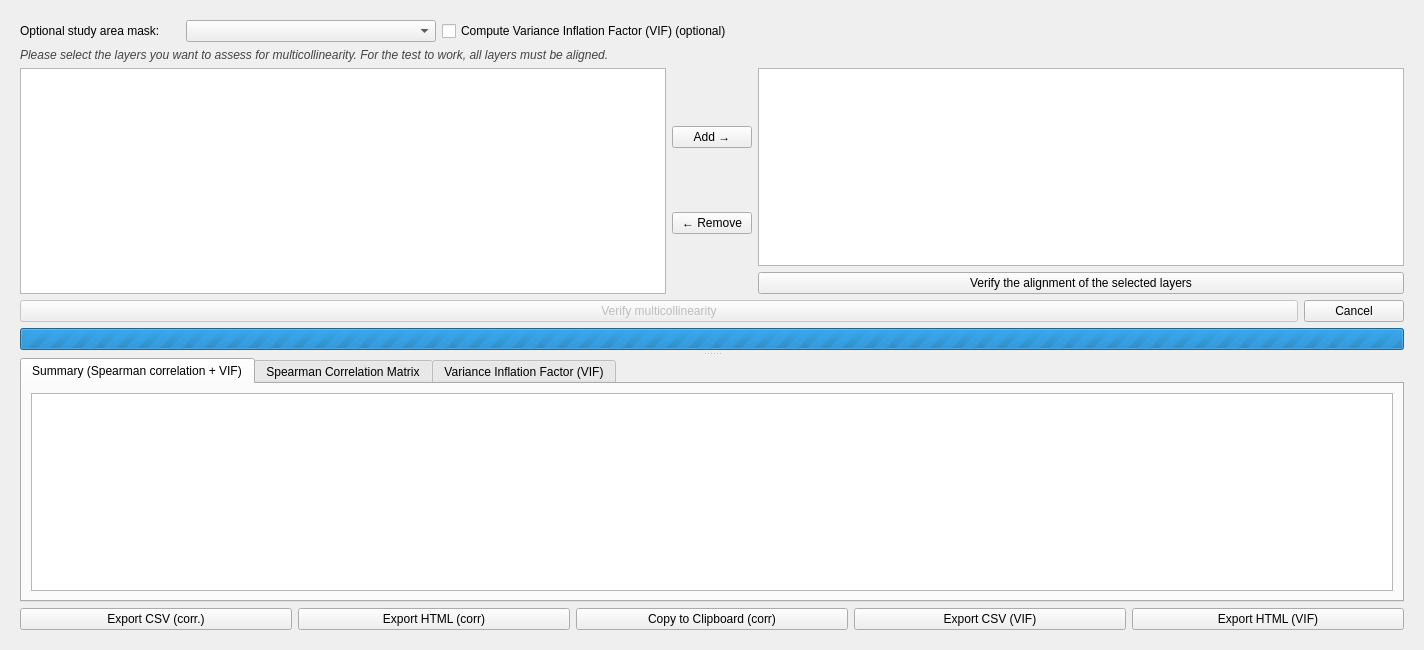
<?xml version="1.0" encoding="UTF-8"?>
<ui version="4.0">
 <class>CheckMulticollinearityDialog</class>
 <widget class="QWidget" name="CheckMulticollinearityDialog">
  <property name="geometry">
   <rect>
    <x>0</x>
    <y>0</y>
    <width>1424</width>
    <height>650</height>
   </rect>
  </property>
  <property name="sizePolicy">
   <sizepolicy hsizetype="Fixed" vsizetype="Fixed">
    <horstretch>0</horstretch>
    <verstretch>0</verstretch>
   </sizepolicy>
  </property>
  <property name="minimumSize">
   <size>
    <width>1424</width>
    <height>650</height>
   </size>
  </property>
  <property name="maximumSize">
   <size>
    <width>1424</width>
    <height>650</height>
   </size>
  </property>
  <property name="windowTitle">
   <string>Multicollinearity assessment tool</string>
  </property>
  <layout class="QVBoxLayout" name="verticalLayout">
   <item>

     <widget class="QWidget" name="tabMulticoll">
      <attribute name="title">
       <string>Multicollinearity assessment</string>
      </attribute>
      <layout class="QVBoxLayout" name="verticalLayout">
       <item>
        <widget class="QSplitter" name="splitterMain">
         <property name="maximumSize">
          <size>
           <width>16777215</width>
           <height>16777215</height>
          </size>
         </property>
         <property name="orientation">
          <enum>Qt::Vertical</enum>
         </property>
         <property name="handleWidth">
          <number>8</number>
         </property>
         <widget class="QWidget" name="topPanel">
          <layout class="QVBoxLayout" name="topPanelLayout">
           <item>
            <layout class="QHBoxLayout" name="maskLayerLayout">
             <item>
              <widget class="QLabel" name="labelMask">
               <property name="minimumSize">
                <size>
                 <width>160</width>
                 <height>0</height>
                </size>
               </property>
               <property name="maximumSize">
                <size>
                 <width>160</width>
                 <height>16777215</height>
                </size>
               </property>
               <property name="text">
                <string>Optional study area mask:</string>
               </property>
              </widget>
             </item>
             <item>
              <widget class="QComboBox" name="cboMaskLayer">
               <property name="minimumSize">
                <size>
                 <width>250</width>
                 <height>0</height>
                </size>
               </property>
               <property name="maximumSize">
                <size>
                 <width>16777215</width>
                 <height>16777215</height>
                </size>
               </property>
              </widget>
             </item>
             <item>
              <widget class="QCheckBox" name="chkEnableVIF">
               <property name="text">
                <string>Compute Variance Inflation Factor (VIF) (optional)</string>
               </property>
              </widget>
             </item>
             <item>
              <spacer name="horizontalSpacer">
               <property name="orientation">
                <enum>Qt::Horizontal</enum>
               </property>
               <property name="sizeHint" stdset="0">
                <size>
                 <width>40</width>
                 <height>20</height>
                </size>
               </property>
              </spacer>
             </item>
            </layout>
           </item>
           <item>
            <widget class="QLabel" name="lblInstructions">
             <property name="styleSheet">
              <string notr="true">background-color: transparent; border: none; color: #444; font-style: italic;</string>
             </property>
             <property name="text">
              <string>Please select the layers you want to assess for multicollinearity. For the test to work, all layers must be aligned.</string>
             </property>
            </widget>
           </item>
           <item>
            <layout class="QHBoxLayout" name="layerLayout">
             <item>
              <widget class="QTreeWidget" name="treeAvailableLayers">
               <property name="alternatingRowColors">
                <bool>true</bool>
               </property>
               <property name="selectionMode">
                <enum>QAbstractItemView::ExtendedSelection</enum>
               </property>
               <property name="headerHidden">
                <bool>true</bool>
               </property>
               <column>
                <property name="text">
                 <string notr="true">1</string>
                </property>
               </column>
              </widget>
             </item>
             <item>
              <layout class="QVBoxLayout" name="controlLayout">
               <item>
                <widget class="QPushButton" name="btnAdd">
                 <property name="text">
                  <string>Add →</string>
                 </property>
                </widget>
               </item>
               <item>
                <widget class="QPushButton" name="btnRemove">
                 <property name="text">
                  <string>← Remove</string>
                 </property>
                </widget>
               </item>
              </layout>
             </item>
             <item>
              <layout class="QVBoxLayout" name="selectedLayout">
               <item>
                <widget class="QTreeWidget" name="treeSelectedLayers">
                 <property name="alternatingRowColors">
                  <bool>true</bool>
                 </property>
                 <property name="selectionMode">
                  <enum>QAbstractItemView::ExtendedSelection</enum>
                 </property>
                 <property name="headerHidden">
                  <bool>true</bool>
                 </property>
                 <column>
                  <property name="text">
                   <string notr="true">1</string>
                  </property>
                 </column>
                </widget>
               </item>
               <item>
                <widget class="QPushButton" name="btnVerifyAlignment">
                 <property name="text">
                  <string>Verify the alignment of the selected layers</string>
                 </property>
                </widget>
               </item>
              </layout>
             </item>
            </layout>
           </item>
           <item>
            <layout class="QHBoxLayout" name="buttonLayout">
             <item>
              <widget class="QPushButton" name="btnRun">
               <property name="enabled">
                <bool>false</bool>
               </property>
               <property name="text">
                <string>Verify multicollinearity</string>
               </property>
              </widget>
             </item>
             <item>
              <widget class="QPushButton" name="btnCancel">
               <property name="minimumSize">
                <size>
                 <width>100</width>
                 <height>0</height>
                </size>
               </property>
               <property name="maximumSize">
                <size>
                 <width>100</width>
                 <height>16777215</height>
                </size>
               </property>
               <property name="text">
                <string>Cancel</string>
               </property>
              </widget>
             </item>
            </layout>
           </item>
           <item>
            <layout class="QHBoxLayout" name="progressBarLayout">
             <item>
              <widget class="QProgressBar" name="progressBar">
               <property name="visible">
                <bool>false</bool>
               </property>
               <property name="minimum">
                <number>0</number>
               </property>
               <property name="maximum">
                <number>0</number>
               </property>
               <property name="textVisible">
                <bool>false</bool>
               </property>
              </widget>
             </item>
            </layout>
           </item>
          </layout>
         </widget>
         <widget class="QTabWidget" name="tabResults">
          <property name="currentIndex">
           <number>0</number>
          </property>
          <widget class="QWidget" name="tabSummary">
           <attribute name="title">
            <string>Summary (Spearman correlation + VIF)</string>
           </attribute>
           <layout class="QVBoxLayout" name="summaryLayout">
            <item>
             <widget class="QTextBrowser" name="htmlSummary"/>
            </item>
           </layout>
          </widget>
          <widget class="QWidget" name="tabMatrix">
           <attribute name="title">
            <string>Spearman Correlation Matrix</string>
           </attribute>
           <layout class="QVBoxLayout" name="matrixLayout">
            <item>
             <widget class="QTextBrowser" name="htmlMatrix"/>
            </item>
           </layout>
          </widget>
          <widget class="QWidget" name="tabVIF">
           <attribute name="title">
            <string>Variance Inflation Factor (VIF)</string>
           </attribute>
           <layout class="QVBoxLayout" name="vifLayout">
            <item>
             <widget class="QTextBrowser" name="htmlVIF"/>
            </item>
           </layout>
          </widget>
         </widget>
        </widget>
       </item>
       <item>
        <layout class="QHBoxLayout" name="exportLayout">
         <item>
          <widget class="QPushButton" name="btnExportCSV">
           <property name="text">
            <string>Export CSV (corr.)</string>
           </property>
          </widget>
         </item>
         <item>
          <widget class="QPushButton" name="btnExportHTML">
           <property name="text">
            <string>Export HTML (corr)</string>
           </property>
          </widget>
         </item>
         <item>
          <widget class="QPushButton" name="btnCopyClipboard">
           <property name="text">
            <string>Copy to Clipboard (corr)</string>
           </property>
          </widget>
         </item>
         <item>
          <widget class="QPushButton" name="btnExportVifCSV">
           <property name="text">
            <string>Export CSV (VIF)</string>
           </property>
          </widget>
         </item>
         <item>
          <widget class="QPushButton" name="btnExportVifHTML">
           <property name="text">
            <string>Export HTML (VIF)</string>
           </property>
          </widget>
         </item>
        </layout>
       </item>
      </layout>
     </widget>

    </item>
  </layout>
 </widget>
 <resources/>
 <connections/>
</ui>
